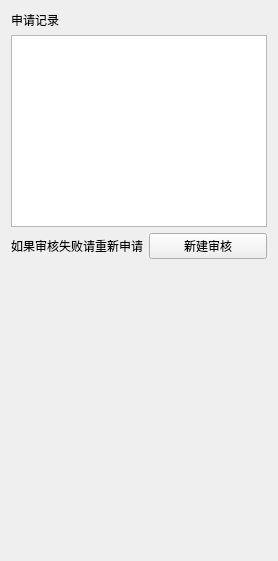
                                        <widget class="QWidget" name="tab_7">
                                            <attribute name="title">
                                                <string>贫困生认定</string>
                                            </attribute>
                                            <layout class="QVBoxLayout" name="verticalLayout_11">
                                                <item>
                                                    <layout class="QVBoxLayout" name="verticalLayout_2">
                                                        <item>
                                                            <layout class="QVBoxLayout" name="verticalLayout_14">
                                                                <item>
                                                                    <widget class="QLabel" name="label_62">
                                                                        <property name="text">
                                                                            <string>申请记录</string>
                                                                        </property>
                                                                    </widget>
                                                                </item>
                                                                <item>
                                                                    <widget class="QTableWidget" name="tableWidget_3"/>
                                                                </item>
                                                            </layout>
                                                        </item>
                                                        <item>
                                                            <layout class="QHBoxLayout" name="horizontalLayout_71">
                                                                <item>
                                                                    <widget class="QLabel" name="label_64">
                                                                        <property name="text">
                                                                            <string>如果审核失败请重新申请</string>
                                                                        </property>
                                                                    </widget>
                                                                </item>
                                                                <item>
                                                                    <widget class="QPushButton" name="pushButton_5">
                                                                        <property name="text">
                                                                            <string>新建审核</string>
                                                                        </property>
                                                                    </widget>
                                                                </item>
                                                            </layout>
                                                        </item>
                                                    </layout>
                                                </item>
                                                <item>
                                                    <spacer name="verticalSpacer_7">
                                                        <property name="orientation">
                                                            <enum>Qt::Vertical</enum>
                                                        </property>
                                                        <property name="sizeHint" stdset="0">
                                                            <size>
                                                                <width>20</width>
                                                                <height>291</height>
                                                            </size>
                                                        </property>
                                                    </spacer>
                                                </item>
                                            </layout>
                                        </widget>
